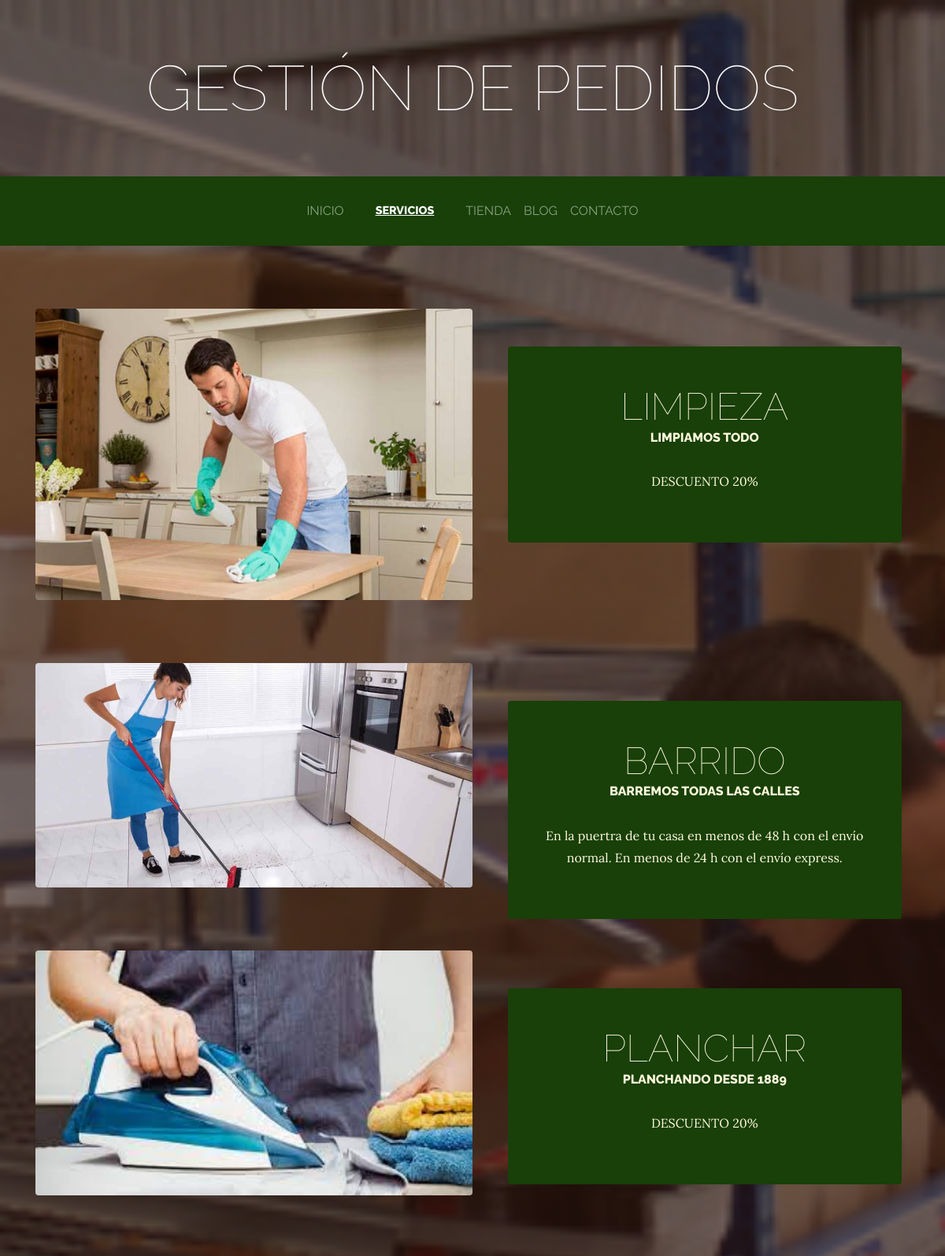
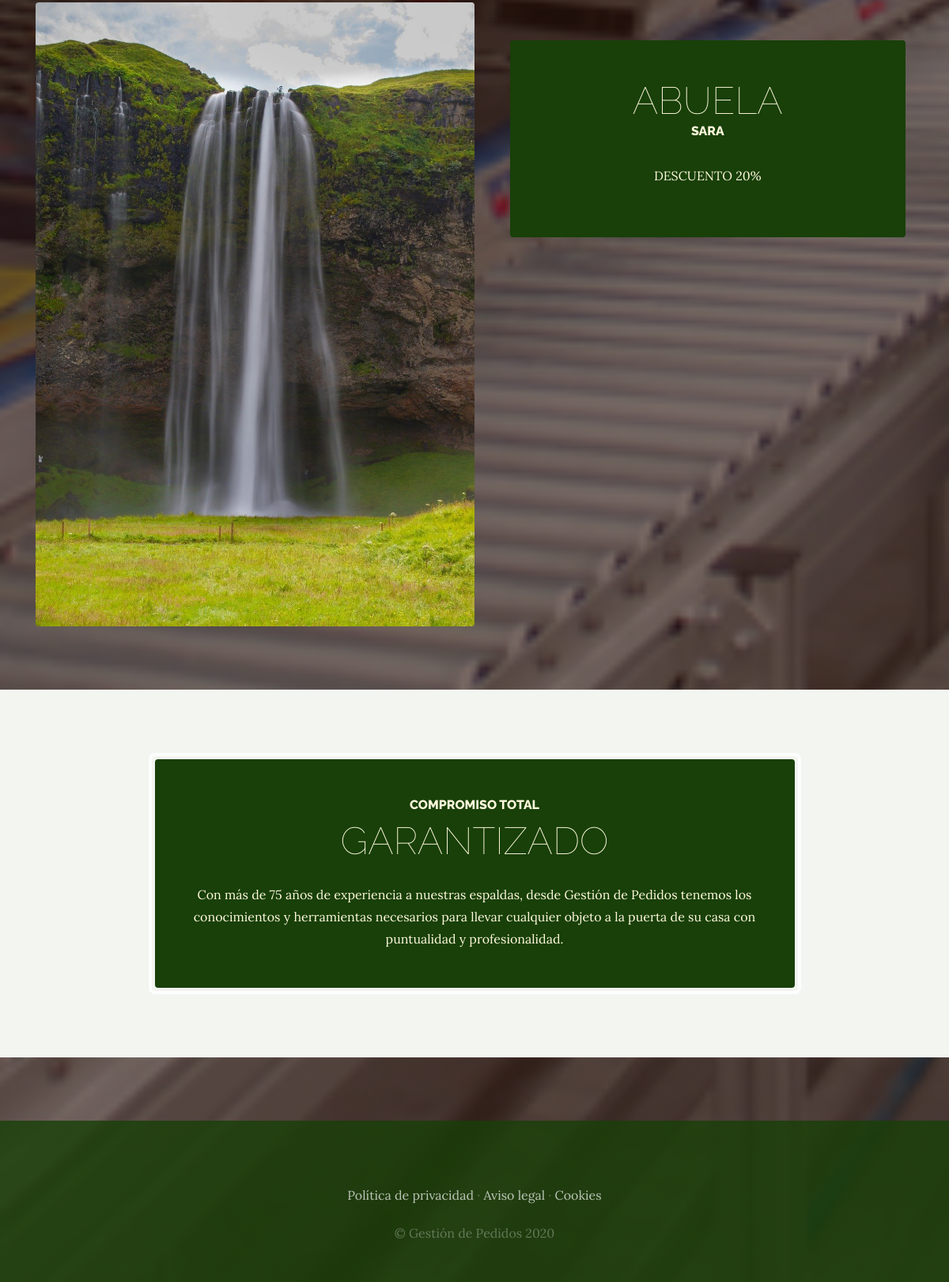
The app's page /service/ with its own data (2 pictures, top to bottom).
### servicios/models.py (models this page shows, shortened)
class Servicio(models.Model):
    titulo= models.CharField(max_length=50)
    contenido= models.CharField(max_length=50)
    imagen= models.ImageField(blank=True, upload_to='Servicio')
    creado= models.DateTimeField(auto_now_add=True)
    actualizado= models.DateTimeField(auto_now_add=True)
    class Meta:                                                  # class Meta -->  Algunas configuraciones de nuestro modelo
        verbose_name= 'Servicio La Coruña'                       # verbose_name  -->  En este caso te cambia como figura el nombre el el admin
        verbose_name_plural = 'Servicios La Coruña'

### servicios/views.py (the view)
# urls.py: path('service/', service, name='service'),
def service(request):
    traer = Servicio.objects.all()
    context = {'servicio_la_corunia' : traer}
    return render(request, 'servicios/service.html', context)             # CONTEXTO _ nombre que usaremos en el template

### servicios/templates/servicios/service.html (shortened to what this page needs)
{% extends 'ProyectoWebApp/base.html' %}
{% load static %}
{% block contenido %}
   {% for servicios in servicio_la_corunia  %}
   <section class="page-section clearfix">
    <div class="container">
      <div class="intro">
        <img class="intro-img img-fluid mb-3 mb-lg-0 rounded" src="{{servicios.imagen.url}}" style="width: 50%;">
        <div class="intro-text left-0 text-center bg-faded p-5 rounded">
          <h2 class="section-heading mb-4" >
            <span class="section-heading-lower">{{servicios.titulo}}</span>
            <span class="section-heading-upper">{{servicios.contenido}}</span>
          </h2>
          {% if servicios.titulo == 'Barrido' %}
            <p class="mb-3">En la puertra de tu casa en menos de 48 h con el envío normal. En menos de 24 h con el envío express.</p>
          {% else %}
            <p class="mb-3">DESCUENTO 20%</p>
          {% endif %}
        </div>
      </div>
    </div>
  </section>
  {% endfor %}
    <section class="page-section cta">
      <div class="container">
        <div class="row">
          <div class="col-xl-9 mx-auto">
            <div class="cta-inner text-center rounded">
              <h2 class="section-heading mb-4">
                <span class="section-heading-upper">Compromiso total</span>
                <span class="section-heading-lower">Garantizado</span>
              </h2>
              <p class="mb-0">Con más de 75 años de experiencia a nuestras espaldas, desde Gestión de Pedidos tenemos los conocimientos y herramientas necesarios para llevar cualquier objeto a la puerta de su casa con puntualidad y profesionalidad.</p>
            </div>
          </div>
        </div>
      </div>
    </section>
    {% endblock %}

### ProyectoWebApp/templates/ProyectoWebApp/base.html (shortened to what this page needs)
<html>
<head>
  {% load static %}
    <link href="{% static 'ProyectoWebApp/vendor/bootstrap/css/bootstrap.min.css' %}" rel="stylesheet">
    <link href="{% static  'ProyectoWebApp/css/gestion.css' %}" rel="stylesheet">
</head>
<body>
    <h1 class="site-heading text-center text-white d-none d-lg-block">
        <span class="site-heading-lower">Gestión de Pedidos</span>
      </h1>
 <nav class="navbar navbar-expand-lg navbar-dark py-lg-4" id="mainNav">
    <div class="container">
      <div class="collapse navbar-collapse" id="navbarResponsive">
        <ul class="navbar-nav mx-auto">
          <li {% if request.path == "/" %} class="nav-item active px-lg-4" {% endif %}>
            <a class="nav-link text-uppercase text-expanded" href="{% url 'home' %}">Inicio</a>
          </li>
          <li {% if request.path == "/service/" %} class="nav-item active px-lg-4" {% endif %}>
            <a class="nav-link text-uppercase text-expanded" href="{% url 'service' %}">Servicios</a>
          </li>
          <li {% if request.path == "/store/" %} class="nav-item active px-lg-4" {% endif %}>
            <a class="nav-link text-uppercase text-expanded" href="{% url 'store' %}">Tienda</a>
          </li>
          <li {% if request.path == "/blog/" %} class="nav-item active px-lg-4" {% endif %}>
            <a class="nav-link text-uppercase text-expanded" href="{% url 'blogg' %}">Blog</a>
          </li>
          <li {% if request.path == "/contact/" %} class="nav-item active px-lg-4" {% endif %}>
            <a class="nav-link text-uppercase text-expanded" href="{% url 'contact' %}">Contacto</a>
          </li>
        </ul>
      </div>
    </div>
  </nav>
        {% block contenido %}
        {% endblock %}
  <footer class="footer text-faded text-center py-5">
    <div class="container">
      <p class="m-0 mbt">
          <a href="sample.html" class="link">Política de privacidad</a> ·
          <a href="sample.html" class="link">Aviso legal</a> ·
          <a href="sample.html" class="link">Cookies</a>
      </p>
      <p class="m-0 mbt1">&copy; Gestión de Pedidos 2020</p>
    </div>
  </footer>
</body>
</html>

### ProyectoWebApp/static/ProyectoWebApp/css/gestion.css (style rules this page uses)
body { font-family: 'Lora'; background: linear-gradient(rgba(47, 23, 15, 0.65), rgba(47, 23, 15, 0.65)), url("../img/bg_main.jpg"); background-attachment: fixed; background-position: center; background-size: cover; }
h1, h2, h3, h4, h5, h6 { font-family: 'Raleway'; }
p { line-height: 1.75; }
.text-faded { color: rgba(255, 255, 255, 0.3); }
.site-heading { margin-top: 5rem; margin-bottom: 5rem; text-transform: uppercase; line-height: 1; font-family: 'Raleway'; }
.site-heading .site-heading-lower { font-size: 5rem; font-weight: 100; line-height: 4rem; }
.page-section { margin-top: 5rem; margin-bottom: 5rem; }
.section-heading { text-transform: uppercase; }
.section-heading .section-heading-upper { display: block; font-size: 1rem; font-weight: 800; padding-bottom:.5rem; }
.section-heading .section-heading-lower { display: block; font-size: 3rem; font-weight: 100; }
.bg-faded { background-color: rgba(255, 255, 255, 0.85); }
#mainNav { background-color: rgba(24, 64, 8); font-family: 'Raleway'; }
#mainNav .navbar-nav .nav-item .nav-link { color: rgba(255, 255, 255, 0.7); font-weight: 800; }
#mainNav .navbar-nav .nav-item.active .nav-link { color: #ffffff; text-decoration: underline; }
@media (min-width: 992px) { #mainNav .navbar-nav .nav-item .nav-link { font-size: 0.9rem; } }
.intro { position: relative; }
@media (min-width: 992px) { .intro .intro-img { width: 75%; float: left; } }
@media (min-width: 992px) { .intro .intro-text { left: 600; width: 60%; margin-top: 3rem; background-color: rgba(24, 64, 8); color: cornsilk; position: absolute; } }
@media (min-width: 1200px) { .intro .intro-text { width: 45%; } }
.cta { padding-top: 5rem; padding-bottom: 5rem; background-color: rgb(242, 245, 240); }
.cta .cta-inner { position: relative; padding: 3rem; margin: 0.5rem; background-color: rgba(24, 64, 8); color: cornsilk; }
.cta .cta-inner:before { border-radius: 0.5rem; content: ''; position: absolute; top: -0.5rem; bottom: -0.5rem; left: -0.5rem; right: -0.5rem; border: 0.25rem solid rgba(255, 255, 255, 0.85); }
.footer { background-color: rgba(24, 64, 8, 0.8); }
.mbt { padding-top: 2rem; }
.mbt1 { padding-top: 1.25rem; }
a.link { color: rgba(255, 255, 255, 0.7); }

### records on screen
Servicio: imagen (picture), titulo "LIMPIEZA", contenido "LIMPIAMOS TODO", shows "DESCUENTO 20%"
Servicio: imagen (picture), titulo "BARRIDO", contenido "BARREMOS TODAS LAS CALLES", shows "En la puertra de tu casa en menos de 48 h con el envío normal. En menos de 24 h con el envío express."
Servicio: imagen (picture), titulo "PLANCHAR", contenido "PLANCHANDO DESDE 1889", shows "DESCUENTO 20%"
Servicio: imagen (picture), titulo "ABUELA", contenido "SARA", shows "DESCUENTO 20%"
